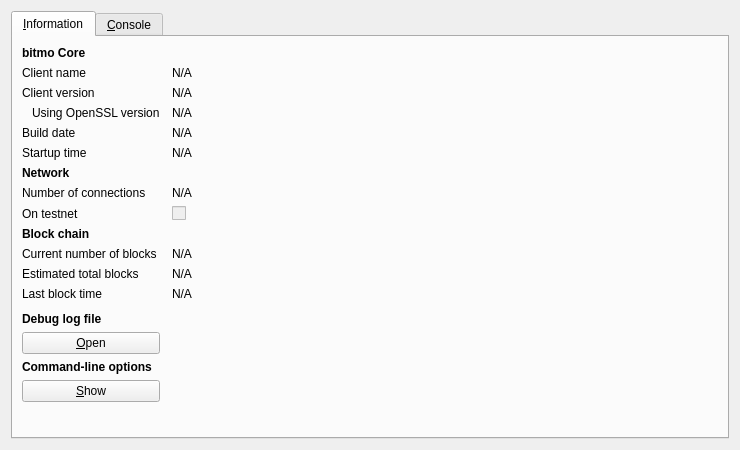
<?xml version="1.0" encoding="UTF-8"?>
<ui version="4.0">
 <class>RPCConsole</class>
 <widget class="QDialog" name="RPCConsole">
  <property name="geometry">
   <rect>
    <x>0</x>
    <y>0</y>
    <width>740</width>
    <height>450</height>
   </rect>
  </property>
  <property name="windowTitle">
   <string>bitmo - Debug window</string>
  </property>
  <layout class="QVBoxLayout" name="verticalLayout_2">
   <item>
    <widget class="QTabWidget" name="tabWidget">
     <property name="currentIndex">
      <number>0</number>
     </property>
     <widget class="QWidget" name="tab_info">
      <attribute name="title">
       <string>&amp;Information</string>
      </attribute>
      <layout class="QGridLayout" name="gridLayout" columnstretch="0,1">
       <property name="horizontalSpacing">
        <number>12</number>
       </property>
       <item row="0" column="0">
        <widget class="QLabel" name="label_9">
         <property name="font">
          <font>
           <weight>75</weight>
           <bold>true</bold>
          </font>
         </property>
         <property name="text">
          <string>bitmo Core</string>
         </property>
        </widget>
       </item>
       <item row="1" column="0">
        <widget class="QLabel" name="label_5">
         <property name="text">
          <string>Client name</string>
         </property>
        </widget>
       </item>
       <item row="1" column="1">
        <widget class="QLabel" name="clientName">
         <property name="cursor">
          <cursorShape>IBeamCursor</cursorShape>
         </property>
         <property name="text">
          <string>N/A</string>
         </property>
         <property name="textFormat">
          <enum>Qt::PlainText</enum>
         </property>
         <property name="textInteractionFlags">
          <set>Qt::LinksAccessibleByMouse|Qt::TextSelectableByKeyboard|Qt::TextSelectableByMouse</set>
         </property>
        </widget>
       </item>
       <item row="2" column="0">
        <widget class="QLabel" name="label_6">
         <property name="text">
          <string>Client version</string>
         </property>
        </widget>
       </item>
       <item row="2" column="1">
        <widget class="QLabel" name="clientVersion">
         <property name="cursor">
          <cursorShape>IBeamCursor</cursorShape>
         </property>
         <property name="text">
          <string>N/A</string>
         </property>
         <property name="textFormat">
          <enum>Qt::PlainText</enum>
         </property>
         <property name="textInteractionFlags">
          <set>Qt::LinksAccessibleByMouse|Qt::TextSelectableByKeyboard|Qt::TextSelectableByMouse</set>
         </property>
        </widget>
       </item>
       <item row="3" column="0">
        <widget class="QLabel" name="label_14">
         <property name="text">
          <string>Using OpenSSL version</string>
         </property>
         <property name="indent">
          <number>10</number>
         </property>
        </widget>
       </item>
       <item row="3" column="1">
        <widget class="QLabel" name="openSSLVersion">
         <property name="cursor">
          <cursorShape>IBeamCursor</cursorShape>
         </property>
         <property name="text">
          <string>N/A</string>
         </property>
         <property name="textFormat">
          <enum>Qt::PlainText</enum>
         </property>
         <property name="textInteractionFlags">
          <set>Qt::LinksAccessibleByMouse|Qt::TextSelectableByKeyboard|Qt::TextSelectableByMouse</set>
         </property>
        </widget>
       </item>
       <item row="4" column="0">
        <widget class="QLabel" name="label_12">
         <property name="text">
          <string>Build date</string>
         </property>
        </widget>
       </item>
       <item row="4" column="1">
        <widget class="QLabel" name="buildDate">
         <property name="cursor">
          <cursorShape>IBeamCursor</cursorShape>
         </property>
         <property name="text">
          <string>N/A</string>
         </property>
         <property name="textFormat">
          <enum>Qt::PlainText</enum>
         </property>
         <property name="textInteractionFlags">
          <set>Qt::LinksAccessibleByMouse|Qt::TextSelectableByKeyboard|Qt::TextSelectableByMouse</set>
         </property>
        </widget>
       </item>
       <item row="5" column="0">
        <widget class="QLabel" name="label_13">
         <property name="text">
          <string>Startup time</string>
         </property>
        </widget>
       </item>
       <item row="5" column="1">
        <widget class="QLabel" name="startupTime">
         <property name="cursor">
          <cursorShape>IBeamCursor</cursorShape>
         </property>
         <property name="text">
          <string>N/A</string>
         </property>
         <property name="textFormat">
          <enum>Qt::PlainText</enum>
         </property>
         <property name="textInteractionFlags">
          <set>Qt::LinksAccessibleByMouse|Qt::TextSelectableByKeyboard|Qt::TextSelectableByMouse</set>
         </property>
        </widget>
       </item>
       <item row="6" column="0">
        <widget class="QLabel" name="label_11">
         <property name="font">
          <font>
           <weight>75</weight>
           <bold>true</bold>
          </font>
         </property>
         <property name="text">
          <string>Network</string>
         </property>
        </widget>
       </item>
       <item row="7" column="0">
        <widget class="QLabel" name="label_7">
         <property name="text">
          <string>Number of connections</string>
         </property>
        </widget>
       </item>
       <item row="7" column="1">
        <widget class="QLabel" name="numberOfConnections">
         <property name="cursor">
          <cursorShape>IBeamCursor</cursorShape>
         </property>
         <property name="text">
          <string>N/A</string>
         </property>
         <property name="textFormat">
          <enum>Qt::PlainText</enum>
         </property>
         <property name="textInteractionFlags">
          <set>Qt::LinksAccessibleByMouse|Qt::TextSelectableByKeyboard|Qt::TextSelectableByMouse</set>
         </property>
        </widget>
       </item>
       <item row="8" column="0">
        <widget class="QLabel" name="label_8">
         <property name="text">
          <string>On testnet</string>
         </property>
        </widget>
       </item>
       <item row="8" column="1">
        <widget class="QCheckBox" name="isTestNet">
         <property name="enabled">
          <bool>false</bool>
         </property>
         <property name="text">
          <string/>
         </property>
        </widget>
       </item>
       <item row="9" column="0">
        <widget class="QLabel" name="label_10">
         <property name="font">
          <font>
           <weight>75</weight>
           <bold>true</bold>
          </font>
         </property>
         <property name="text">
          <string>Block chain</string>
         </property>
        </widget>
       </item>
       <item row="10" column="0">
        <widget class="QLabel" name="label_3">
         <property name="text">
          <string>Current number of blocks</string>
         </property>
        </widget>
       </item>
       <item row="10" column="1">
        <widget class="QLabel" name="numberOfBlocks">
         <property name="cursor">
          <cursorShape>IBeamCursor</cursorShape>
         </property>
         <property name="text">
          <string>N/A</string>
         </property>
         <property name="textFormat">
          <enum>Qt::PlainText</enum>
         </property>
         <property name="textInteractionFlags">
          <set>Qt::LinksAccessibleByMouse|Qt::TextSelectableByKeyboard|Qt::TextSelectableByMouse</set>
         </property>
        </widget>
       </item>
       <item row="11" column="0">
        <widget class="QLabel" name="label_4">
         <property name="text">
          <string>Estimated total blocks</string>
         </property>
        </widget>
       </item>
       <item row="11" column="1">
        <widget class="QLabel" name="totalBlocks">
         <property name="cursor">
          <cursorShape>IBeamCursor</cursorShape>
         </property>
         <property name="text">
          <string>N/A</string>
         </property>
         <property name="textFormat">
          <enum>Qt::PlainText</enum>
         </property>
         <property name="textInteractionFlags">
          <set>Qt::LinksAccessibleByMouse|Qt::TextSelectableByKeyboard|Qt::TextSelectableByMouse</set>
         </property>
        </widget>
       </item>
       <item row="12" column="0">
        <widget class="QLabel" name="label_2">
         <property name="text">
          <string>Last block time</string>
         </property>
        </widget>
       </item>
       <item row="12" column="1">
        <widget class="QLabel" name="lastBlockTime">
         <property name="cursor">
          <cursorShape>IBeamCursor</cursorShape>
         </property>
         <property name="text">
          <string>N/A</string>
         </property>
         <property name="textFormat">
          <enum>Qt::PlainText</enum>
         </property>
         <property name="textInteractionFlags">
          <set>Qt::LinksAccessibleByMouse|Qt::TextSelectableByKeyboard|Qt::TextSelectableByMouse</set>
         </property>
        </widget>
       </item>
       <item row="13" column="0">
        <spacer name="verticalSpacer_2">
         <property name="orientation">
          <enum>Qt::Vertical</enum>
         </property>
         <property name="sizeHint" stdset="0">
          <size>
           <width>20</width>
           <height>20</height>
          </size>
         </property>
        </spacer>
       </item>
       <item row="14" column="0">
        <widget class="QLabel" name="labelDebugLogfile">
         <property name="font">
          <font>
           <weight>75</weight>
           <bold>true</bold>
          </font>
         </property>
         <property name="text">
          <string>Debug log file</string>
         </property>
        </widget>
       </item>
       <item row="15" column="0">
        <widget class="QPushButton" name="openDebugLogfileButton">
         <property name="toolTip">
          <string>Open the bitmo debug log file from the current data directory. This can take a few seconds for large log files.</string>
         </property>
         <property name="text">
          <string>&amp;Open</string>
         </property>
         <property name="autoDefault">
          <bool>false</bool>
         </property>
        </widget>
       </item>
       <item row="16" column="0">
        <widget class="QLabel" name="labelCLOptions">
         <property name="font">
          <font>
           <weight>75</weight>
           <bold>true</bold>
          </font>
         </property>
         <property name="text">
          <string>Command-line options</string>
         </property>
        </widget>
       </item>
       <item row="17" column="0">
        <widget class="QPushButton" name="showCLOptionsButton">
         <property name="toolTip">
          <string>Show the bitmo-Qt help message to get a list with possible bitmo command-line options.</string>
         </property>
         <property name="text">
          <string>&amp;Show</string>
         </property>
         <property name="autoDefault">
          <bool>false</bool>
         </property>
        </widget>
       </item>
       <item row="18" column="0">
        <spacer name="verticalSpacer">
         <property name="orientation">
          <enum>Qt::Vertical</enum>
         </property>
         <property name="sizeHint" stdset="0">
          <size>
           <width>20</width>
           <height>40</height>
          </size>
         </property>
        </spacer>
       </item>
      </layout>
     </widget>
     <widget class="QWidget" name="tab_console">
      <attribute name="title">
       <string>&amp;Console</string>
      </attribute>
      <layout class="QVBoxLayout" name="verticalLayout_3">
       <property name="spacing">
        <number>3</number>
       </property>
       <item>
        <widget class="QTextEdit" name="messagesWidget">
         <property name="minimumSize">
          <size>
           <width>0</width>
           <height>100</height>
          </size>
         </property>
         <property name="readOnly">
          <bool>true</bool>
         </property>
         <property name="tabKeyNavigation" stdset="0">
          <bool>false</bool>
         </property>
         <property name="columnCount" stdset="0">
          <number>2</number>
         </property>
        </widget>
       </item>
       <item>
        <layout class="QHBoxLayout" name="horizontalLayout">
         <property name="spacing">
          <number>3</number>
         </property>
         <item>
          <widget class="QLabel" name="label">
           <property name="text">
            <string notr="true">&gt;</string>
           </property>
          </widget>
         </item>
         <item>
          <widget class="QLineEdit" name="lineEdit"/>
         </item>
         <item>
          <widget class="QPushButton" name="clearButton">
           <property name="maximumSize">
            <size>
             <width>24</width>
             <height>24</height>
            </size>
           </property>
           <property name="toolTip">
            <string>Clear console</string>
           </property>
           <property name="text">
            <string/>
           </property>
           <property name="icon">
            <iconset resource="../bitcoin.qrc">
             <normaloff>:/icons/remove</normaloff>:/icons/remove</iconset>
           </property>
           <property name="shortcut">
            <string notr="true">Ctrl+L</string>
           </property>
           <property name="autoDefault">
            <bool>false</bool>
           </property>
          </widget>
         </item>
        </layout>
       </item>
      </layout>
     </widget>
    </widget>
   </item>
  </layout>
 </widget>
 <resources>
  <include location="../bitcoin.qrc"/>
 </resources>
 <connections/>
</ui>
